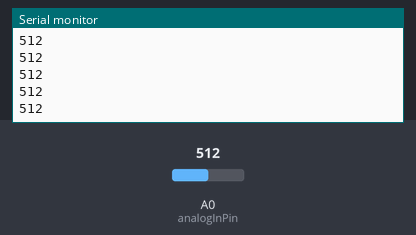
The sketch below on a simulated Arduino Uno, built with avr-gcc and run on an emulated ATmega328P. On the bench: the last lines printed to the serial monitor. Inputs (shaded band) come from the test bench; at power-on: A0 (analogInPin) = 512.

Above: at 1.2 s.
1.3 s: A0 (analogInPin) set to 716
At 1.31 s:
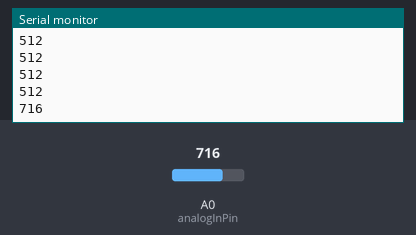
2.8 s: A0 (analogInPin) set to 900
At 2.81 s:
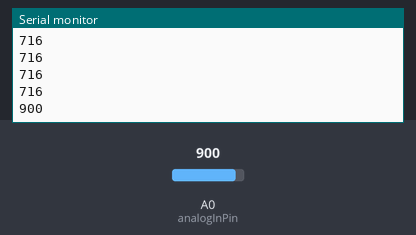
Timing chart, 0 to 5.8 s (numbered marks = the images above; inputs shaded):
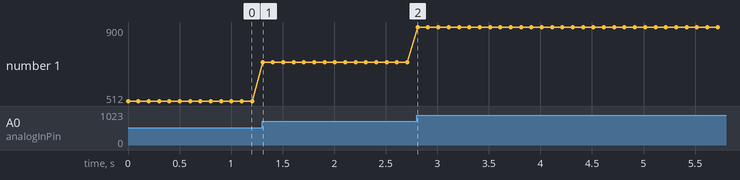

Measured:
- after the input at 1.3 s, the serial monitor: prints a new line at once (image 1)
- after the input at 2.8 s, the serial monitor: prints a new line at once (image 2)
- plotted number 1: 512 → 716 after the input at 1.3 s, 716 → 900 after the input at 2.8 s

The sketch:

lab1.ino
```cpp
const int analogInPin = A0;  // Analog input para la señal
int signal_read = 0;         // Variable para guardar la conversión AD
int muestras = 0;
int fs = 10;

void setup() {
  Serial.begin(115200);
}

void loop() {
  digitalWrite(12, HIGH);
  digitalWrite(12, LOW);

  signal_read = analogRead(analogInPin);
  muestras += 1;
  Serial.println(signal_read);

  delay(1000 / fs);
}
```
